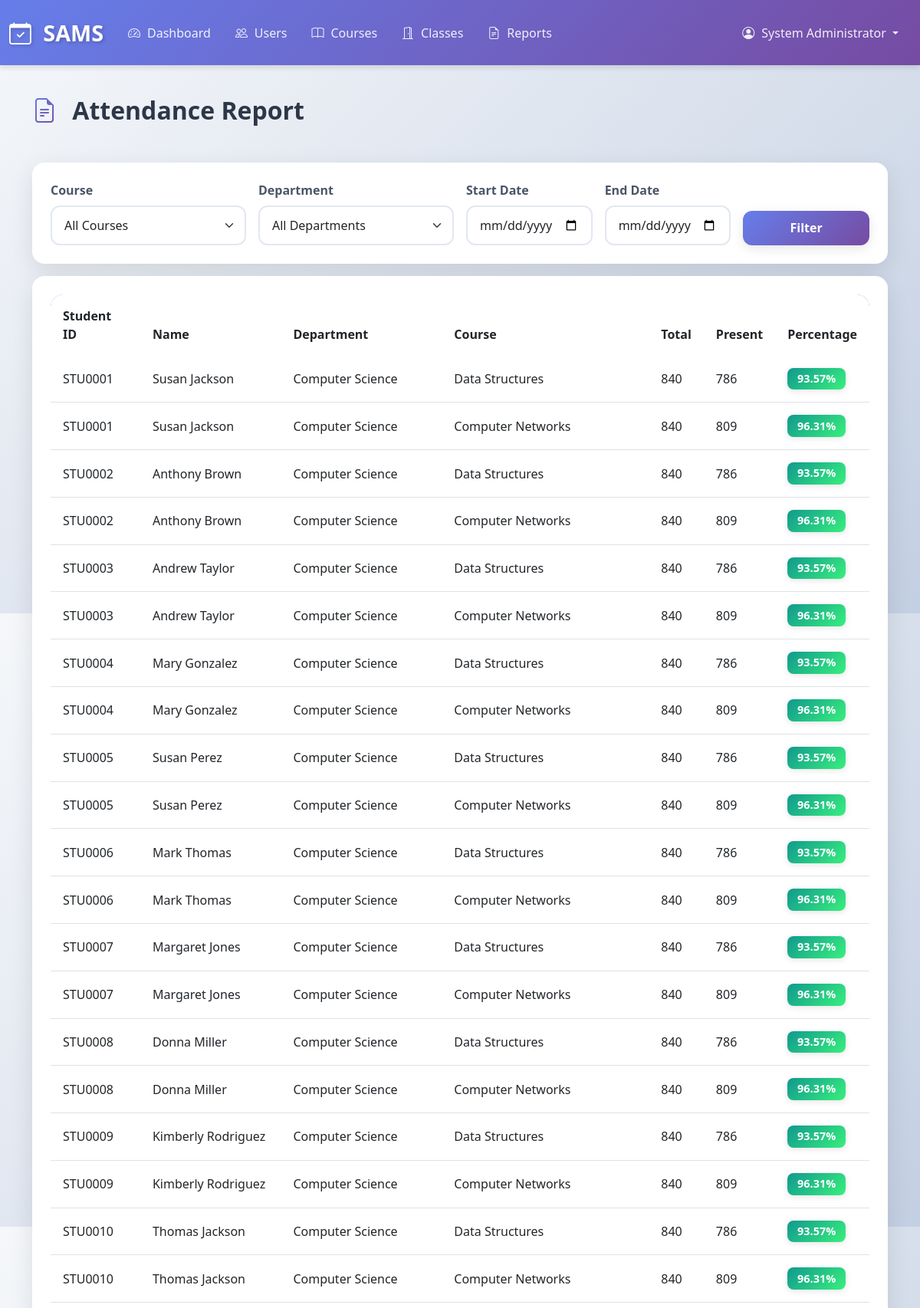
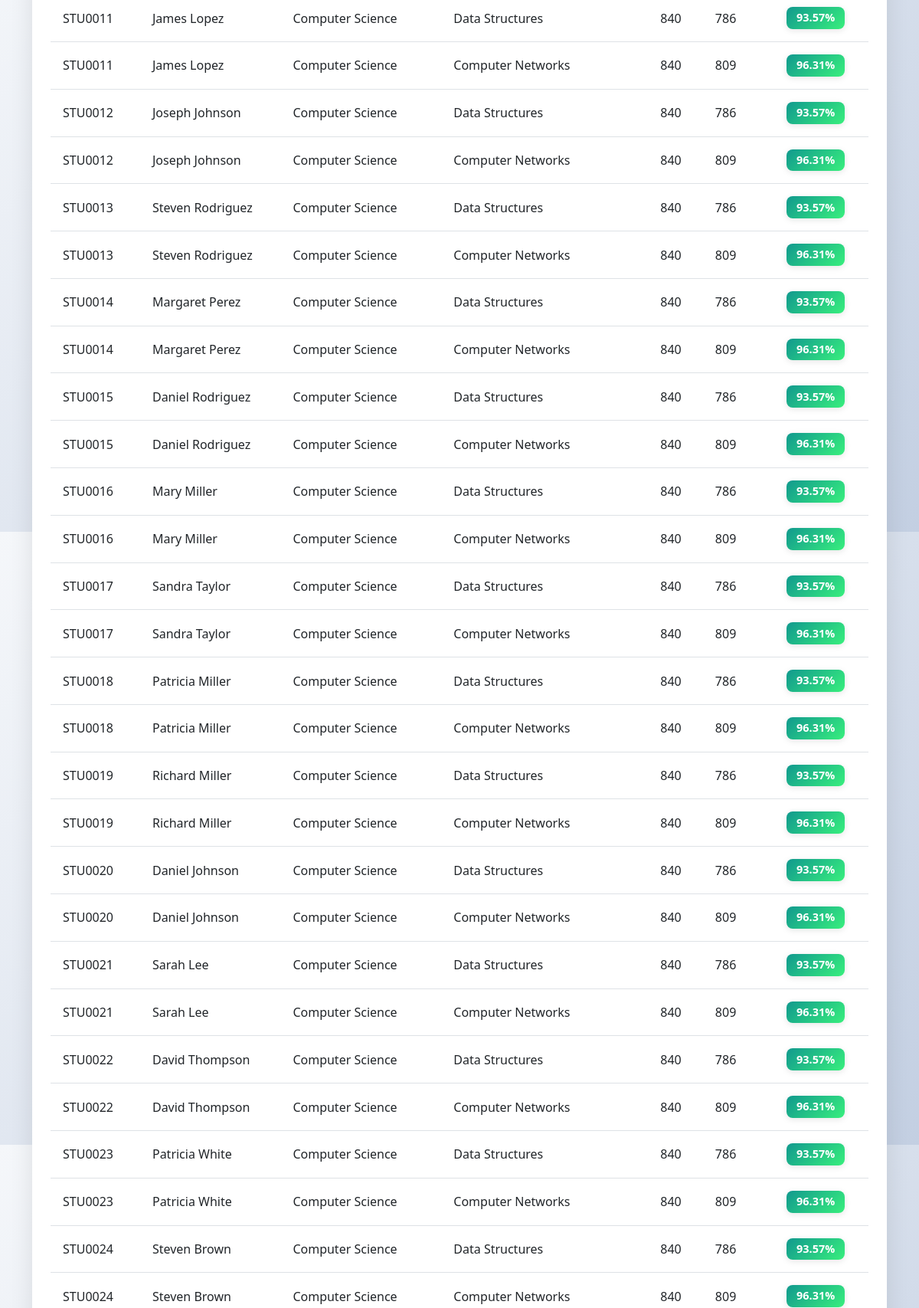
Screenshot of /admin/reports/attendance (signed in, upper part) with the database file from the repository (2 pictures, top to bottom).
### app.py (models this page shows)
class User(db.Model):
    __tablename__ = 'users'
    id = db.Column(db.Integer, primary_key=True)
    username = db.Column(db.String(80), unique=True, nullable=False)
    email = db.Column(db.String(120), unique=True, nullable=False)
    password_hash = db.Column(db.String(200), nullable=False)
    role = db.Column(db.String(20), nullable=False)
    full_name = db.Column(db.String(100), nullable=False)
    created_at = db.Column(db.DateTime, default=datetime.utcnow)
    is_active = db.Column(db.Boolean, default=True)

class Student(db.Model):
    __tablename__ = 'students'
    id = db.Column(db.Integer, primary_key=True)
    user_id = db.Column(db.Integer, db.ForeignKey('users.id'), nullable=False)
    student_id = db.Column(db.String(20), unique=True, nullable=False)
    department = db.Column(db.String(100))
    year = db.Column(db.Integer)
    section = db.Column(db.String(10))
    parent_email = db.Column(db.String(120))
    parent_phone = db.Column(db.String(20))
    user = db.relationship('User', backref='student_profile')

class Course(db.Model):
    __tablename__ = 'courses'
    id = db.Column(db.Integer, primary_key=True)
    course_code = db.Column(db.String(20), unique=True, nullable=False)
    course_name = db.Column(db.String(100), nullable=False)
    department = db.Column(db.String(100))
    credits = db.Column(db.Integer)
    year = db.Column(db.Integer)
    semester = db.Column(db.Integer)

### app.py (the view)
@app.route('/admin/reports/attendance')
@role_required('admin')
def admin_attendance_report():
    course_id = request.args.get('course_id', type=int)
    department = request.args.get('department')
    start_date = request.args.get('start_date')
    end_date = request.args.get('end_date')
    query = db.session.query(
        Student.student_id,
        User.full_name,
        Student.department,
        Student.section,
        Course.course_name,
        db.func.count(Attendance.id).label('total_sessions'),
        db.func.sum(db.case((Attendance.status.in_(['present', 'late']), 1), else_=0)).label('present_count')
    ).join(User, Student.user_id == User.id)\
     .join(Enrollment, Enrollment.student_id == Student.id)\
     .join(Class, Class.id == Enrollment.class_id)\
     .join(Course, Course.id == Class.course_id)\
     .join(AttendanceSession, AttendanceSession.class_id == Class.id)\
     .join(Attendance, Attendance.session_id == AttendanceSession.id)
    if course_id:
        query = query.filter(Course.id == course_id)
    if department:
        query = query.filter(Student.department == department)
    if start_date:
        query = query.filter(AttendanceSession.date >= start_date)
    if end_date:
        query = query.filter(AttendanceSession.date <= end_date)
    results = query.group_by(Student.id, Course.id).all()
    report_data = []
    for row in results:
        percentage = round((row.present_count / row.total_sessions * 100), 2) if row.total_sessions > 0 else 0
        report_data.append({
            'student_id': row.student_id,
            'name': row.full_name,
            'department': row.department,
            'section': row.section,
            'course': row.course_name,
            'total_sessions': row.total_sessions,
            'present': row.present_count,
            'percentage': percentage
        })
    courses = Course.query.all()
    departments = db.session.query(Student.department).distinct().all()
    return render_template('admin/attendance_report.html',
                         report_data=report_data,
                         courses=courses,
                         departments=[d[0] for d in departments])

### app.py (called while the page is built)
@app.before_request
def check_session_timeout():
    if 'user_id' in session:
        session.permanent = True
        last_activity = session.get('last_activity')
        if last_activity:
            last_activity_time = datetime.fromisoformat(last_activity)
            if datetime.now() - last_activity_time > timedelta(minutes=30):
                session.clear()
                flash('Your session has expired. Please log in again.', 'warning')
                return redirect(url_for('login'))
        session['last_activity'] = datetime.now().isoformat()

def role_required(*roles):
    def decorator(f):
        @wraps(f)
        def decorated_function(*args, **kwargs):
            if 'user_id' not in session:
                flash('Please log in to access this page.', 'warning')
                return redirect(url_for('login'))
            user = User.query.get(session['user_id'])
            if not user:
                session.clear()
                flash('Your session is invalid. Please log in again.', 'warning')
                return redirect(url_for('login'))
            if user.role not in roles:
                flash('You do not have permission to access this page.', 'danger')
                return redirect(url_for('dashboard'))
            return f(*args, **kwargs)
        return decorated_function
    return decorator

### templates/admin/attendance_report.html (shortened to what this page needs)
{% extends "base.html" %}
{% block content %}
<div class="row mb-4"><div class="col-md-12"><h2><i class="bi bi-file-earmark-text"></i> Attendance Report</h2></div></div>
<div class="card mb-3">
    <div class="card-body">
        <form method="GET" action="{{ url_for('admin_attendance_report') }}" class="row g-3">
            <div class="col-md-3">
                <label for="course_id" class="form-label">Course</label>
                <select class="form-select" id="course_id" name="course_id">
                    <option value="">All Courses</option>
                </select>
            </div>
            <div class="col-md-3">
                <label for="department" class="form-label">Department</label>
                <select class="form-select" id="department" name="department">
                    <option value="">All Departments</option>
                </select>
            </div>
            <div class="col-md-2">
                <label for="start_date" class="form-label">Start Date</label>
                <input type="date" class="form-control" id="start_date" name="start_date">
            </div>
            <div class="col-md-2">
                <label for="end_date" class="form-label">End Date</label>
                <input type="date" class="form-control" id="end_date" name="end_date">
            </div>
            <div class="col-md-2 d-flex align-items-end">
                <button type="submit" class="btn btn-primary w-100">Filter</button>
            </div>
        </form>
    </div>
</div>
<div class="card">
    <div class="card-body">
        <div class="table-responsive">
            <table class="table table-hover">
                <thead><tr><th>Student ID</th><th>Name</th><th>Department</th><th>Course</th><th>Total</th><th>Present</th><th>Percentage</th></tr></thead>
                <tbody>
                    {% for row in report_data %}
                    <tr>
                        <td>{{ row.student_id }}</td>
                        <td>{{ row.name }}</td>
                        <td>{{ row.department }}</td>
                        <td>{{ row.course }}</td>
                        <td>{{ row.total_sessions }}</td>
                        <td>{{ row.present }}</td>
                        <td>
                            <span class="badge {% if row.percentage >= 75 %}bg-success{% elif row.percentage >= 60 %}bg-warning{% else %}bg-danger{% endif %}">
                                {{ row.percentage }}%
                            </span>
                        </td>
                    </tr>
                    {% else %}
                    <tr><td colspan="7" class="text-center text-muted">No data available</td></tr>
                    {% endfor %}
                </tbody>
            </table>
        </div>
    </div>
</div>
{% endblock %}

### templates/base.html (shortened to what this page needs)
<!DOCTYPE html>
<html lang="en">
<head>
    <link href="https://cdn.jsdelivr.net/npm/bootstrap@5.3.0/dist/css/bootstrap.min.css" rel="stylesheet">
    <link rel="stylesheet" href="https://cdn.jsdelivr.net/npm/bootstrap-icons@1.10.0/font/bootstrap-icons.css">
    <link rel="stylesheet" href="{{ url_for('static', filename='css/style.css') }}">
</head>
<body>
    {% if session.user_id %}
    <nav class="navbar navbar-expand-lg navbar-dark bg-primary">
        <div class="container-fluid">
            <a class="navbar-brand" href="{{ url_for('dashboard') }}">
                <i class="bi bi-calendar-check"></i> SAMS
            </a>
            <div class="collapse navbar-collapse" id="navbarNav">
                <ul class="navbar-nav me-auto">
                    {% if session.role == 'admin' %}
                    <li class="nav-item">
                        <a class="nav-link" href="{{ url_for('admin_dashboard') }}">
                            <i class="bi bi-speedometer2"></i> Dashboard
                        </a>
                    </li>
                    <li class="nav-item">
                        <a class="nav-link" href="{{ url_for('admin_users') }}">
                            <i class="bi bi-people"></i> Users
                        </a>
                    </li>
                    <li class="nav-item">
                        <a class="nav-link" href="{{ url_for('admin_courses') }}">
                            <i class="bi bi-book"></i> Courses
                        </a>
                    </li>
                    <li class="nav-item">
                        <a class="nav-link" href="{{ url_for('admin_classes') }}">
                            <i class="bi bi-door-open"></i> Classes
                        </a>
                    </li>
                    <li class="nav-item">
                        <a class="nav-link" href="{{ url_for('admin_reports') }}">
                            <i class="bi bi-file-earmark-text"></i> Reports
                        </a>
                    </li>
                    {% endif %}
                </ul>
                <ul class="navbar-nav">
                    <li class="nav-item dropdown">
                        <a class="nav-link dropdown-toggle" href="#" id="navbarDropdown" role="button" data-bs-toggle="dropdown">
                            <i class="bi bi-person-circle"></i> {{ session.full_name }}
                        </a>
                    </li>
                </ul>
            </div>
        </div>
    </nav>
    {% endif %}
    <main class="container my-4">
        {% block content %}{% endblock %}
    </main>
</body>
</html>

### static/css/style.css (style rules this page uses)
:root { --primary-gradient: linear-gradient(135deg, #667eea 0%, #764ba2 100%); --success-gradient: linear-gradient(135deg, #11998e 0%, #38ef7d 100%); --info-gradient: linear-gradient(135deg, #2193b0 0%, #6dd5ed 100%); --warning-gradient: linear-gradient(135deg, #f093fb 0%, #f5576c 100%); --danger-gradient: linear-gradient(135deg, #fa709a 0%, #fee140 100%); --dark-gradient: linear-gradient(135deg, #434343 0%, #000000 100%); }
* { margin: 0; padding: 0; box-sizing: border-box; }
body { background: linear-gradient(135deg, #f5f7fa 0%, #c3cfe2 100%); min-height: 100vh; display: flex; flex-direction: column; font-family: 'Segoe UI', Tahoma, Geneva, Verdana, sans-serif; color: #2d3748; }
main { flex: 1; }
.navbar { background: var(--primary-gradient) !important; box-shadow: 0 4px 6px rgba(0,0,0,0.1); padding: 1rem 0; }
.navbar-brand { font-weight: 700; font-size: 1.8rem; color: white !important; text-shadow: 2px 2px 4px rgba(0,0,0,0.2); transition: transform 0.3s ease; }
.navbar-brand i { margin-right: 0.5rem; animation: pulse 2s infinite; }
.nav-link { color: rgba(255,255,255,0.9) !important; font-weight: 500; transition: all 0.3s ease; padding: 0.5rem 1rem !important; border-radius: 0.5rem; }
.nav-link i { margin-right: 0.3rem; }
.card { border: none; border-radius: 1rem; box-shadow: 0 10px 30px rgba(0,0,0,0.1); margin-bottom: 2rem; transition: all 0.3s ease; overflow: hidden; }
.card-body { padding: 1.5rem; }
.btn { border-radius: 0.75rem; padding: 0.65rem 1.5rem; font-weight: 600; transition: all 0.3s ease; border: none; box-shadow: 0 4px 15px rgba(0,0,0,0.1); }
.btn-primary { background: var(--primary-gradient); }
.table { background-color: white; border-radius: 1rem; overflow: hidden; box-shadow: 0 5px 15px rgba(0,0,0,0.08); }
.table thead { background: var(--primary-gradient); color: white; }
.table thead th { border: none; padding: 1rem; font-weight: 600; }
.table tbody tr { transition: all 0.3s ease; }
.table tbody td { vertical-align: middle; padding: 1rem; }
.table-responsive { border-radius: 1rem; overflow-x: auto; }
.badge { font-size: 0.9rem; padding: 0.5em 0.9em; border-radius: 0.5rem; font-weight: 600; box-shadow: 0 2px 8px rgba(0,0,0,0.1); }
.badge.bg-success { background: linear-gradient(135deg, #11998e 0%, #38ef7d 100%) !important; }
.form-label { font-weight: 600; color: #4a5568; margin-bottom: 0.5rem; }
.form-control, .form-select { border-radius: 0.75rem; border: 2px solid #e2e8f0; padding: 0.75rem 1rem; transition: all 0.3s ease; font-size: 1rem; }
h1, h2, h3, h4, h5, h6 { color: #2d3748; font-weight: 700; margin-bottom: 1.5rem; }
h2 { font-size: 2rem; }
h2 i { margin-right: 0.75rem; background: var(--primary-gradient); -webkit-background-clip: text; -webkit-text-fill-color: transparent; background-clip: text; }

### rows the page displays
User: full_name "System Administrator"
Student: student_id "STU0001", name "Susan Jackson", department "Computer Science", course "Data Structures", total_sessions "840", present "786", percentage "93.57", course "Computer Networks", present "809", percentage "96.31"
Student: student_id "STU0002", name "Anthony Brown", department "Computer Science", course "Data Structures", total_sessions "840", present "786", percentage "93.57", course "Computer Networks", present "809", percentage "96.31"
Student: student_id "STU0003", name "Andrew Taylor", department "Computer Science", course "Data Structures", total_sessions "840", present "786", percentage "93.57", course "Computer Networks", present "809", percentage "96.31"
Student: student_id "STU0004", name "Mary Gonzalez", department "Computer Science", course "Data Structures", total_sessions "840", present "786", percentage "93.57", course "Computer Networks", present "809", percentage "96.31"
Student: student_id "STU0005", name "Susan Perez", department "Computer Science", course "Data Structures", total_sessions "840", present "786", percentage "93.57", course "Computer Networks", present "809", percentage "96.31"
Student: student_id "STU0006", name "Mark Thomas", department "Computer Science", course "Data Structures", total_sessions "840", present "786", percentage "93.57", course "Computer Networks", present "809", percentage "96.31"
Student: student_id "STU0007", name "Margaret Jones", department "Computer Science", course "Data Structures", total_sessions "840", present "786", percentage "93.57", course "Computer Networks", present "809", percentage "96.31"
Student: student_id "STU0008", name "Donna Miller", department "Computer Science", course "Data Structures", total_sessions "840", present "786", percentage "93.57", course "Computer Networks", present "809", percentage "96.31"
Student: student_id "STU0009", name "Kimberly Rodriguez", department "Computer Science", course "Data Structures", total_sessions "840", present "786", percentage "93.57", course "Computer Networks", present "809", percentage "96.31"
Student: student_id "STU0010", name "Thomas Jackson", department "Computer Science", course "Data Structures", total_sessions "840", present "786", percentage "93.57", course "Computer Networks", present "809", percentage "96.31"
Student: student_id "STU0011", name "James Lopez", department "Computer Science", course "Data Structures", total_sessions "840", present "786", percentage "93.57", course "Computer Networks", present "809", percentage "96.31"
Student: student_id "STU0012", name "Joseph Johnson", department "Computer Science", course "Data Structures", total_sessions "840", present "786", percentage "93.57", course "Computer Networks", present "809", percentage "96.31"
Student: student_id "STU0013", name "Steven Rodriguez", department "Computer Science", course "Data Structures", total_sessions "840", present "786", percentage "93.57", course "Computer Networks", present "809", percentage "96.31"
Student: student_id "STU0014", name "Margaret Perez", department "Computer Science", course "Data Structures", total_sessions "840", present "786", percentage "93.57", course "Computer Networks", present "809", percentage "96.31"
Student: student_id "STU0015", name "Daniel Rodriguez", department "Computer Science", course "Data Structures", total_sessions "840", present "786", percentage "93.57", course "Computer Networks", present "809", percentage "96.31"
Student: student_id "STU0016", name "Mary Miller", department "Computer Science", course "Data Structures", total_sessions "840", present "786", percentage "93.57", course "Computer Networks", present "809", percentage "96.31"
Student: student_id "STU0017", name "Sandra Taylor", department "Computer Science", course "Data Structures", total_sessions "840", present "786", percentage "93.57", course "Computer Networks", present "809", percentage "96.31"
Student: student_id "STU0018", name "Patricia Miller", department "Computer Science", course "Data Structures", total_sessions "840", present "786", percentage "93.57", course "Computer Networks", present "809", percentage "96.31"
Student: student_id "STU0019", name "Richard Miller", department "Computer Science", course "Data Structures", total_sessions "840", present "786", percentage "93.57", course "Computer Networks", present "809", percentage "96.31"
Student: student_id "STU0020", name "Daniel Johnson", department "Computer Science", course "Data Structures", total_sessions "840", present "786", percentage "93.57", course "Computer Networks", present "809", percentage "96.31"
Student: student_id "STU0021", name "Sarah Lee", department "Computer Science", course "Data Structures", total_sessions "840", present "786", percentage "93.57", course "Computer Networks", present "809", percentage "96.31"
Student: student_id "STU0022", name "David Thompson", department "Computer Science", course "Data Structures", total_sessions "840", present "786", percentage "93.57", course "Computer Networks", present "809", percentage "96.31"
Student: student_id "STU0023", name "Patricia White", department "Computer Science", course "Data Structures", total_sessions "840", present "786", percentage "93.57", course "Computer Networks", present "809", percentage "96.31"
Student: student_id "STU0024", name "Steven Brown", department "Computer Science", course "Data Structures", total_sessions "840", present "786", percentage "93.57", course "Computer Networks", present "809", percentage "96.31"
